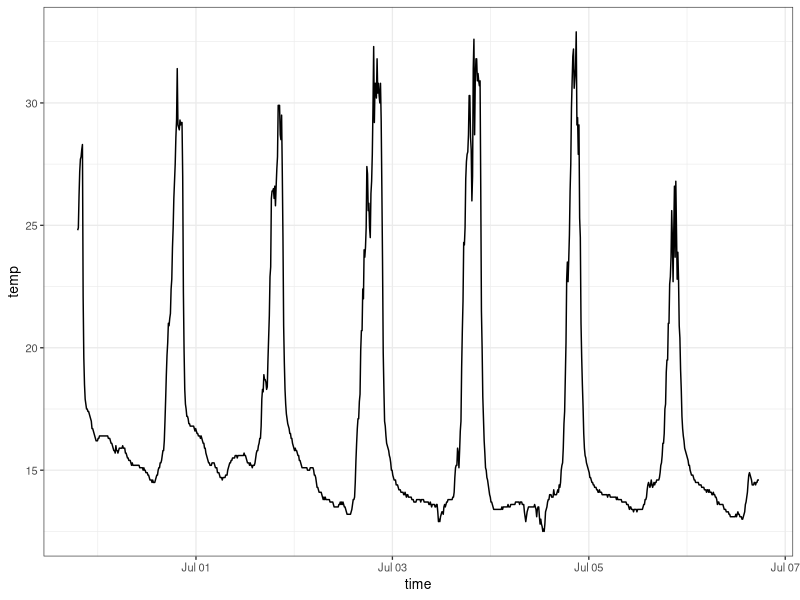
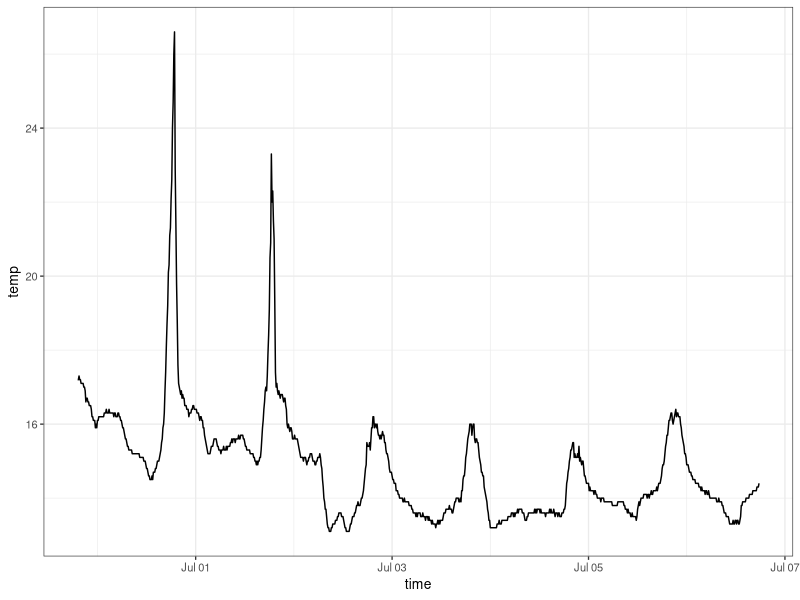
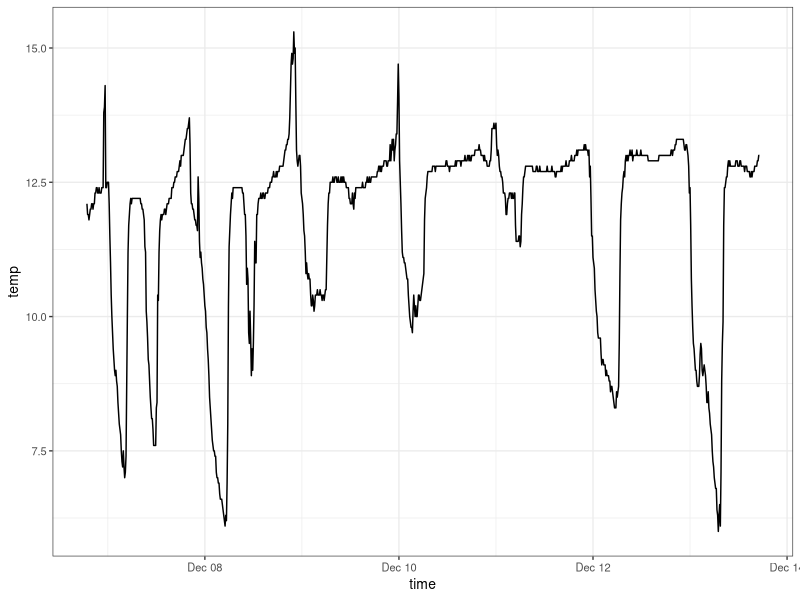
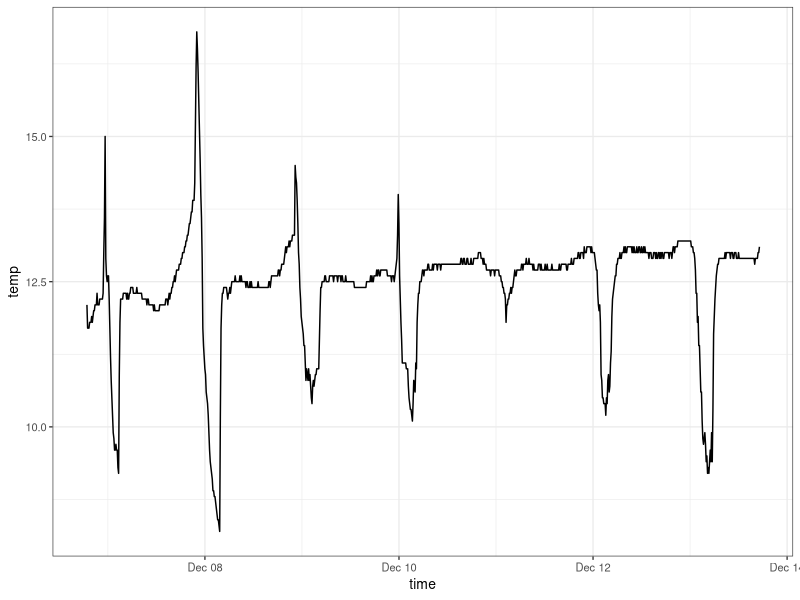
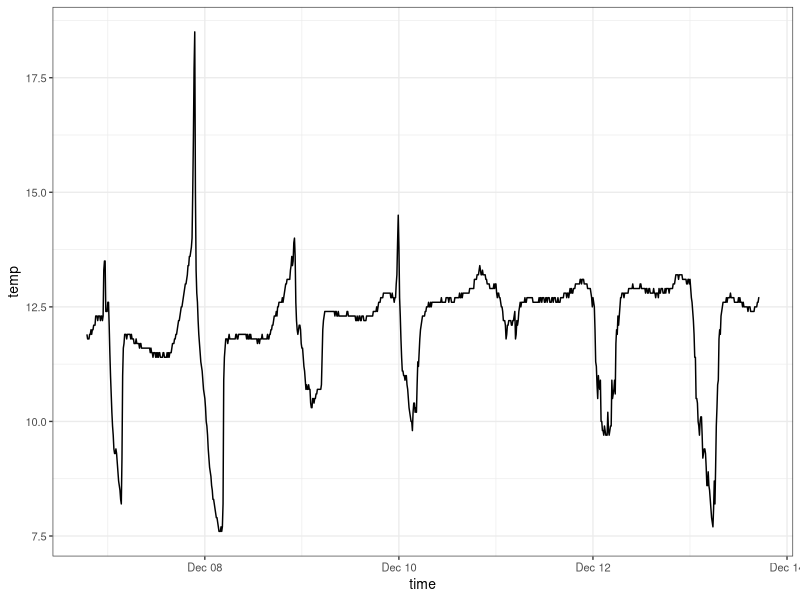
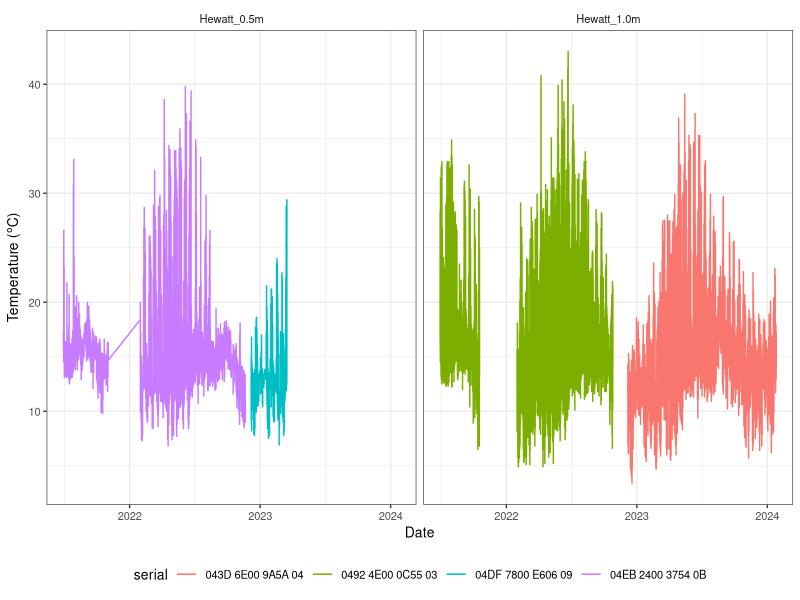
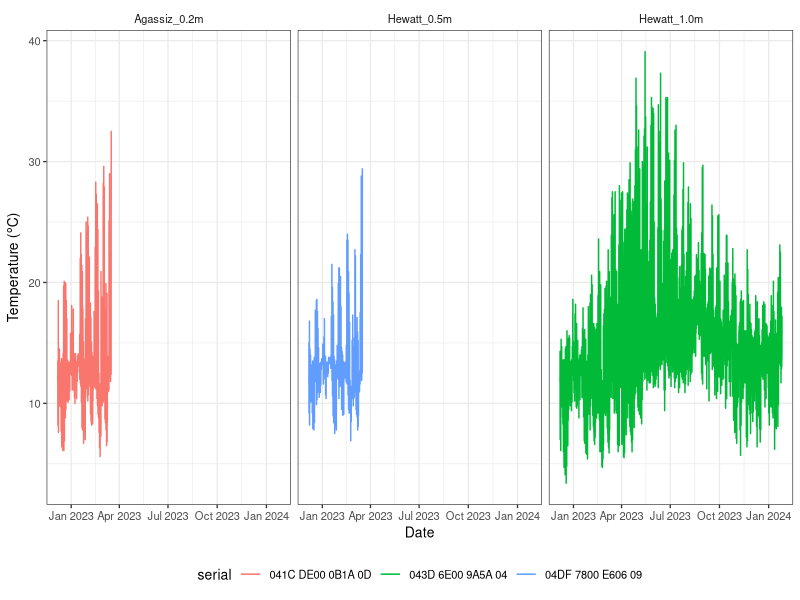
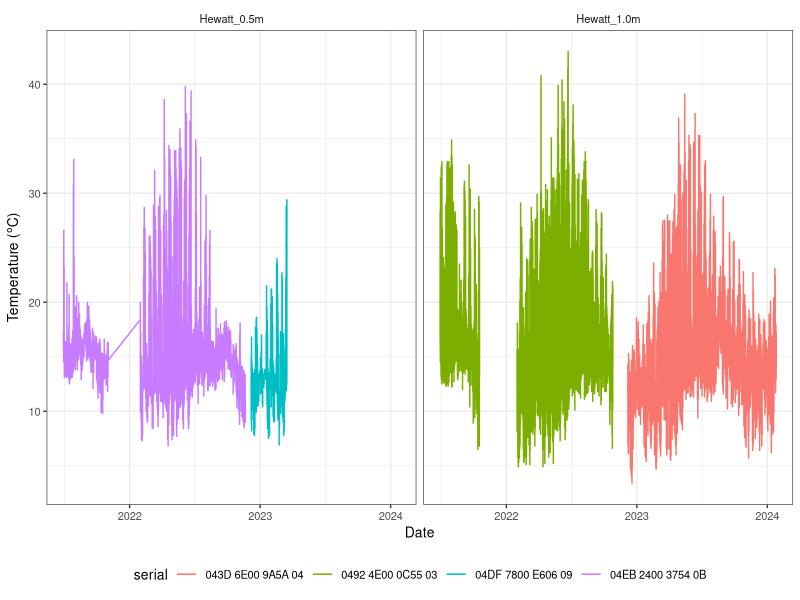

Reproduce these figures in R, in order.
################################################################################
##' @title Compile raw Hewatt temperature data
##' @author Robin Elahi
##' @date 2023-04-28
##' @log 
##' 2024-03-03: added new file
##' 2024-11-15: added new file
################################################################################

#### PACKAGES, DATA ####
library(here)
library(tidyverse)
library(lubridate)

theme_set(theme_bw(base_size = 10) + 
            theme(#panel.grid = element_blank(), 
                  strip.background = element_blank()))

# Hewatt high zone - 2021 logger
d1 <- read_csv("data_output/envlogger_04924E000C5503.csv") %>% 
  mutate(site = "Hewatt", 
         elev_m = "1.0",
         name = paste(site, "_", elev_m, "m", sep = ""))
d1 %>% 
  head(n = 1000) %>% 
  ggplot(aes(time, temp)) + 
  geom_line()

# Hewatt mid zone - 2021 logger
d2 <- read_csv("data_output/envlogger_04EB240037540B.csv") %>% 
  mutate(site = "Hewatt", 
         elev_m = "0.5",
         name = paste(site, "_", elev_m, "m", sep = ""))
d2 %>% 
  head(n = 1000) %>% 
  ggplot(aes(time, temp)) + 
  geom_line()

# Hewatt 1.0m - 2022 logger
d3 <- read_csv("data_output/envlogger_043D6E009A5A04.csv") %>% 
  mutate(site = "Hewatt", 
         elev_m = "1.0",
         name = paste(site, "_", elev_m, "m", sep = ""))
d3 %>% 
  head(n = 1000) %>% 
  ggplot(aes(time, temp)) + 
  geom_line()

# Hewatt 0.5m - 2022 logger
d4 <- read_csv("data_output/envlogger_04DF7800E60609.csv") %>% 
  mutate(site = "Hewatt", 
         elev_m = "0.5",
         name = paste(site, "_", elev_m, "m", sep = ""))
d4 %>% 
  head(n = 1000) %>% 
  ggplot(aes(time, temp)) + 
  geom_line()

# Agassiz beach - 2022 logger
d5 <- read_csv("data_output/envlogger_041CDE000B1A0D.csv") %>% 
  mutate(site = "Agassiz", 
         elev_m = "0.2",
         name = paste(site, "_", elev_m, "m", sep = ""))
d5 %>% 
  head(n = 1000) %>% 
  ggplot(aes(time, temp)) + 
  geom_line()

# Combine
d <- rbind(d1, d3, d2, d4, d5)

# Lubridate
d <- d %>% 
  mutate(date = date(time), 
         year = year(time), 
         month = month(time), 
         week = week(time), 
         jday = yday(time))

write.csv(d, "data_output/intertidal_hms_env_raw_2024.csv")

#### Time-series plot of raw data ####

# Plot raw data - Hewatt
d %>% 
  filter(site != "Agassiz") %>% 
  ggplot(aes(time, temp, color = serial)) + 
  geom_line(alpha = 1) +
  ylab(expression(paste("Temperature (", degree, "C)"))) + 
  xlab("Date") +
  theme(legend.position = "bottom") +
  facet_wrap(~ name) 

ggsave(here("figs", "hewatt_env_raw.pdf"), 
       height = 3.5, width = 7)


# Plot raw data - 2nd set of loggers
d %>% 
  filter(date > "2022-12-01") %>% 
  ggplot(aes(time, temp, color = serial)) + 
  geom_line(alpha = 1) +
  ylab(expression(paste("Temperature (", degree, "C)"))) + 
  xlab("Date") +
  theme(legend.position = "bottom") +
  facet_wrap(~ name) 

ggsave(here("figs", "intertidal_hms_env_raw.pdf"), 
       height = 3.5, width = 7)

